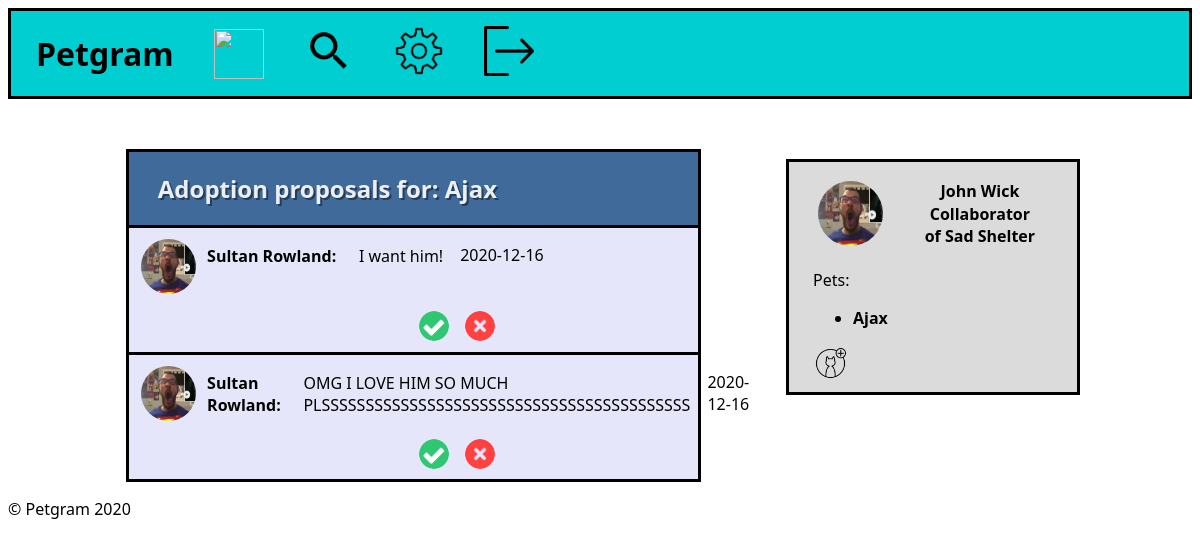
Page /proposal_list.php?id=3 (signed in) on the earlier database version.
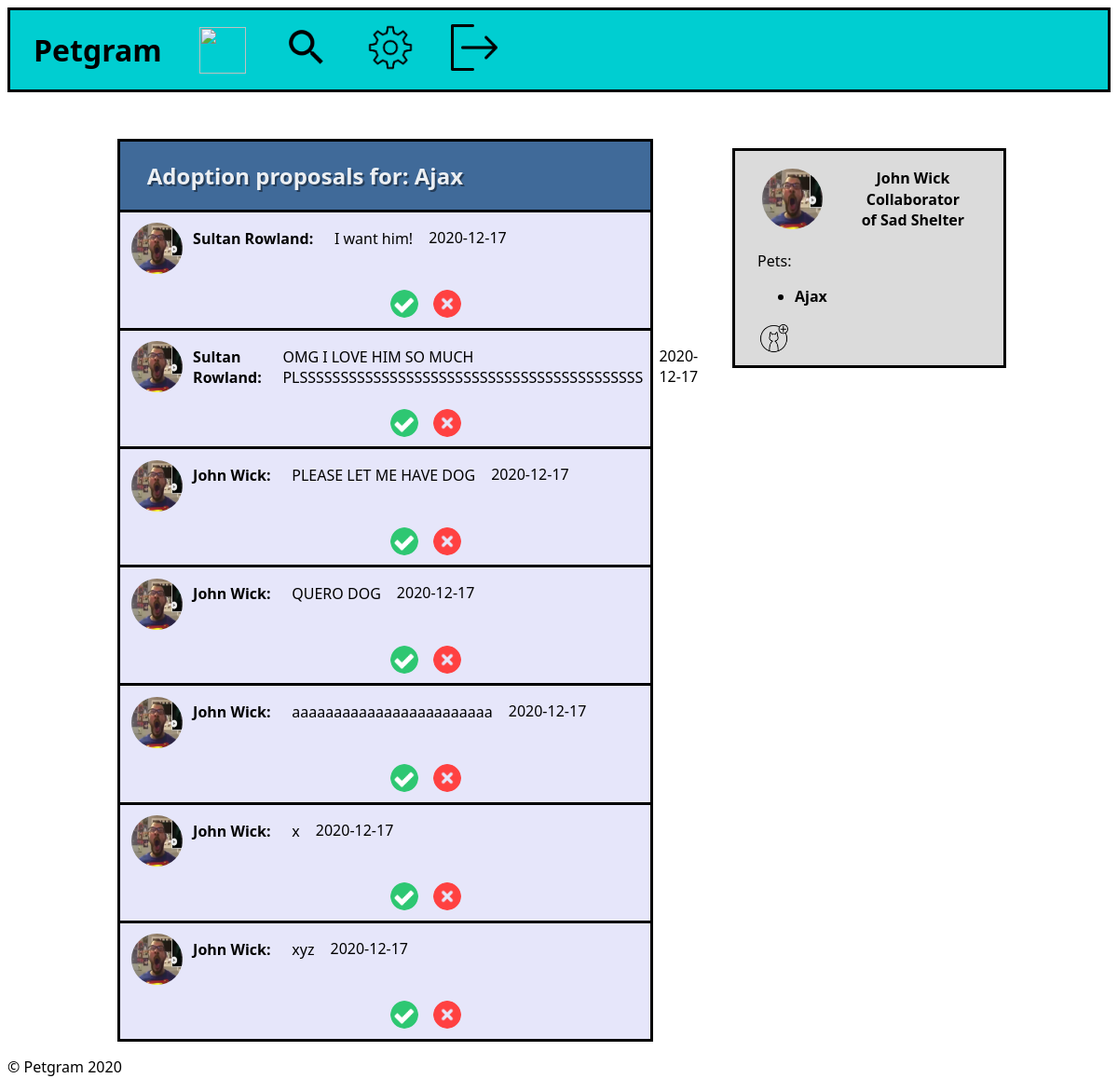
Same page on the later database version.
### tables this page shows
CREATE TABLE Collaborator (
    userID    INTEGER     REFERENCES User (id) ON DELETE CASCADE,
    shelterID INTEGER     REFERENCES Shelter (id) ON DELETE CASCADE,
    admin     BOOLEAN,
    PRIMARY KEY (
        userID,
        shelterID
    )
);

CREATE TABLE Account (
    id INTEGER PRIMARY KEY,
    profilePic   INTEGER  REFERENCES ProfileImage (id) ON DELETE CASCADE,
    name CHAR
);

CREATE TABLE Pet (
    id           INTEGER  PRIMARY KEY,
    ownerID      INTEGER  REFERENCES Account (id) ON DELETE CASCADE,
    profilePic   INTEGER  REFERENCES ProfileImage (id) ON DELETE CASCADE,
    name         CHAR,
    bio          CHAR,
    description  CHAR,
    requirements CHAR
);

CREATE TABLE Proposal (
    id        INTEGER  PRIMARY KEY,
    petID     INTEGER  REFERENCES Pet (id) ON DELETE CASCADE,
    userID INTEGER  REFERENCES User (id) ON DELETE CASCADE,
    date      DATE,
    text      CHAR,
    state     CHAR
);

### database/account.php (called while the page is built)
<?php
    function getAccount($id)
    {
        global $db;
        $stmt = $db->prepare('SELECT * FROM account WHERE id = ?');
        $stmt->execute([$id]);
        return $stmt->fetch();
    }
?>

### database/user.php (called while the page is built, shortened)
<?php
function fetchUser($id)
{
    global $db;
    $stmt = $db->prepare('SELECT * FROM account JOIN user ON account.id = user.id WHERE user.id = ?');
    $stmt->execute([$id]);
    return $stmt->fetch();
}
function getUserPets()
{
    global $db;
    $user_id = $_SESSION['user']['id'];
    $stmt = $db->prepare('SELECT * FROM pet WHERE ownerID = ?');
    $stmt->execute([$user_id]);
    return $stmt->fetchAll();
}
function shelterCollaborator() {
    global $db;
    $user_id = $_SESSION['user']['id'];
    $stmt = $db->prepare('SELECT * FROM collaborator INNER JOIN shelter ON shelter.id = collaborator.shelterID INNER JOIN account ON account.id = shelter.id WHERE collaborator.userID = ?');
    $stmt->execute([$user_id]);
    return $stmt->fetchAll();
}

### database/pet.php (called while the page is built, shortened)
<?php
    function getPet($id) {
        global $db;
        $stmt = $db->prepare('SELECT * FROM pet WHERE id = ?');
        $stmt->execute([$id]);
        $pet = $stmt->fetch();
        return $pet;
    }
?>

### database/proposal.php (called while the page is built, shortened)
<?php
    function getPendingProposals($petID) {
        global $db;
        try {
            $first_stmt = $db->prepare("SELECT * FROM proposal WHERE petID=(?) and state='PENDING'");
            $first_exec = $first_stmt->execute([$petID]);
            $proposals = $first_stmt->fetchAll();
            return $proposals;
        } catch (Exception $e) {
            return [-1];
        }
    }
?>

### proposal_list.php (the view, shortened to what this page needs)
<?php
include_once('database/connection.php');
include_once('database/pet.php');
include_once('database/proposal.php');
$id = $_GET['id'];
$pet = getPet($id);
$proposals = getPendingProposals($id);
?>
<!DOCTYPE html>
<html lang="en-US">
  <head>
    <link href="css/home.css" rel="stylesheet">
  </head>
  <body>
    <?php include_once('hotbar.php') ?>
    <?php include_once('sidebar.php') ?>
    <section id="proposal_list">
      <div id="top">
        <h1>Adoption proposals for: <?php echo $pet['name'] ?></h1>
      </div>
      <div id="list">
        <?php
          if(count($proposals) == 0)
            echo 'No proposals yet';
          else
            foreach($proposals as $proposal)
            {
              $user = fetchUser($proposal['userID']);
              $account = getAccount($user['id']);
              echo
              '<div class="proposal">
                <div id="content">
                  <img src="images/profileImages/squared/'.$account['profilePic'].'.jpg" alt="" width="55" height="55">
                  <p id="username">'.$account['name'].'</p>
                  <p id="proposalMessage">'.$proposal['text'].'</p>
                  <p id="proposalDate">'.$proposal['date'].'</p>
                </div>
                <div id="confirmDeny">
                  <img class="confirm" src="images/confirm.png" alt="" width="30" height="30">
                  <img class="deny" src="images/deny.png" alt="" width="30" height="30">
                  <input type="hidden" name="petID" value="'.$id.'">
                  <input type="hidden" name="userID" value="'.$user['id'].'">
                  <input type="hidden" name="proposalID" value="'.$proposal['id'].'">
                </div>
              </div>';
            }
        ?>
      </div>
    </section>
    <footer>
      <p>&copy; Petgram 2020</p>
    </footer>
  </body>
</html>

### hotbar.php
<div id="hotBar">
    <a href="index.php"><h1>Petgram</h1></a>
    <a href="index.php"><img src="images/home.png" alt="" width="50" height="50"></a>
    <a href="search_page.php"><img src="images/search.png" alt="" width="50" height="50"></a>
    <a href="user_settings.php"><img src="images/settings.png" alt="" width="50" height="50"></a>
    <a href="logout_action.php"><img src="images/logout.png" alt="Log out icon" width="50" height="50"></a>
</div>

### sidebar.php (shortened to what this page needs)
<?php
include_once('database/user.php');
include_once('database/account.php');
$user_pets = getUserPets();
$shelters = shelterCollaborator();
$id = $_SESSION['user']['id'];
$account = getAccount($id);
?>
<aside id="sideBar">
    <div id="user">
        <img src="images/profileImages/squared/<?php echo $account['profilePic'] ?>.jpg" alt="" width="65" height="65">
        <div id="username">
            <p><?php echo $_SESSION['user']['name'] ?></p>
            <p>
                <?php
                $nShelter = count($shelters);
                if($nShelter > 0) {
                    echo 'Collaborator of ' . $shelters[0]['name'];
                }
                ?>
            </p>
        </div>
    </div>
    <p>Pets:</p>
    <ul>
        <?php
        if (count($user_pets) == 0)
            echo '<li>No pets yet</li>';
        else
            foreach ($user_pets as $user_pet)
                echo '<a href="pet_profile.php?id=' . $user_pet['id'] . '">
                    <li>' . $user_pet['name'] . '</li>
                  </a>'
        ?>
    </ul>
    <a href="add_pet.php"><img src="images/petAdd.png" alt="" width="35" height="35"></a>
</aside>

### css/home.css (style rules this page uses)
body { font-family: 'Segoe UI', Tahoma, Geneva, Verdana, sans-serif; }
#hotBar { display: flex; border-top-style: solid; border-right-style: solid; border-bottom-style: solid; border-left-style: solid; border-bottom-color: black; padding: 5px; background-color: darkturquoise; }
#hotBar a { margin: auto 10px auto 10px; width: min-content; height: min-content; padding: 0%; }
#hotBar * { margin: 10px; }
#sideBar { border-top-style: solid; border-right-style: solid; border-bottom-style: solid; border-left-style: solid; border-bottom-color: black; height: auto; width: 20%; position: fixed; right: 0; background-color: rgb(219, 219, 219); overflow-x: hidden; margin-top: 5%; margin-right: 10%; padding: 1% 2%; }
#sideBar #user { display: flex; }
#sideBar #user img { color: black; margin: auto 5% auto 2%; border-radius: 50%; }
#sideBar #user #username { padding: 2% 5% 2% 10%; }
#sideBar #user p { margin: 1px; text-align: center; font-weight: bold; }
#sideBar ul { font-weight: bold; }
#sideBar a { display: flex; }
a { color: black; color: inherit; text-decoration: inherit; }
#proposal_list { margin: 50px 10% 0px 10%; }
#proposal_list > * { width: 60%; }
#proposal_list #top { color: rgba(255, 255, 255, 0.904); text-shadow: 2px 2px #0000006b; background-color: rgb(64, 106, 153); border-top-style: solid; border-right-style: solid; border-left-style: solid; border-bottom-style: solid; border-color: black; }
#proposal_list #top h1 { margin-left: 5%; }
#proposal_list #list .proposal { width: 100%; border-right-style: solid; border-left-style: solid; border-bottom-style: solid; background-color: lavender; }
#proposal_list #list .proposal #content { display: flex; }
#proposal_list #list .proposal img { border-radius: 50%; margin: 2%; }
#proposal_list #list .proposal #username { margin: 3% 1% auto 0%; font-weight: bold; }
#proposal_list #list .proposal #username::after { content: ": "; }
#proposal_list #list .proposal #proposalMessage { margin: 3%; }
#proposal_list #list .proposal #confirmDeny { margin-left: 50%; }
#proposal_list #list .proposal #confirmDeny * { cursor: pointer; }

Differences in the rows shown:
changed proposal "I want him!": date "2020-12-16" → "2020-12-17"
changed proposal "OMG I LOVE HIM SO MUCH PLSSSSSSSSSSSSSSSSSSSSSSSSSSSSSSSSSSSSSSSSSS": date "2020-12-16" → "2020-12-17"
added proposal: account.name "John Wick", text "PLEASE LET ME HAVE DOG", date "2020-12-17"
added proposal: account.name "John Wick", text "QUERO DOG", date "2020-12-17"
added proposal: account.name "John Wick", text "aaaaaaaaaaaaaaaaaaaaaaaa", date "2020-12-17"
added proposal: account.name "John Wick", text "x", date "2020-12-17"
added proposal: account.name "John Wick", text "xyz", date "2020-12-17"
